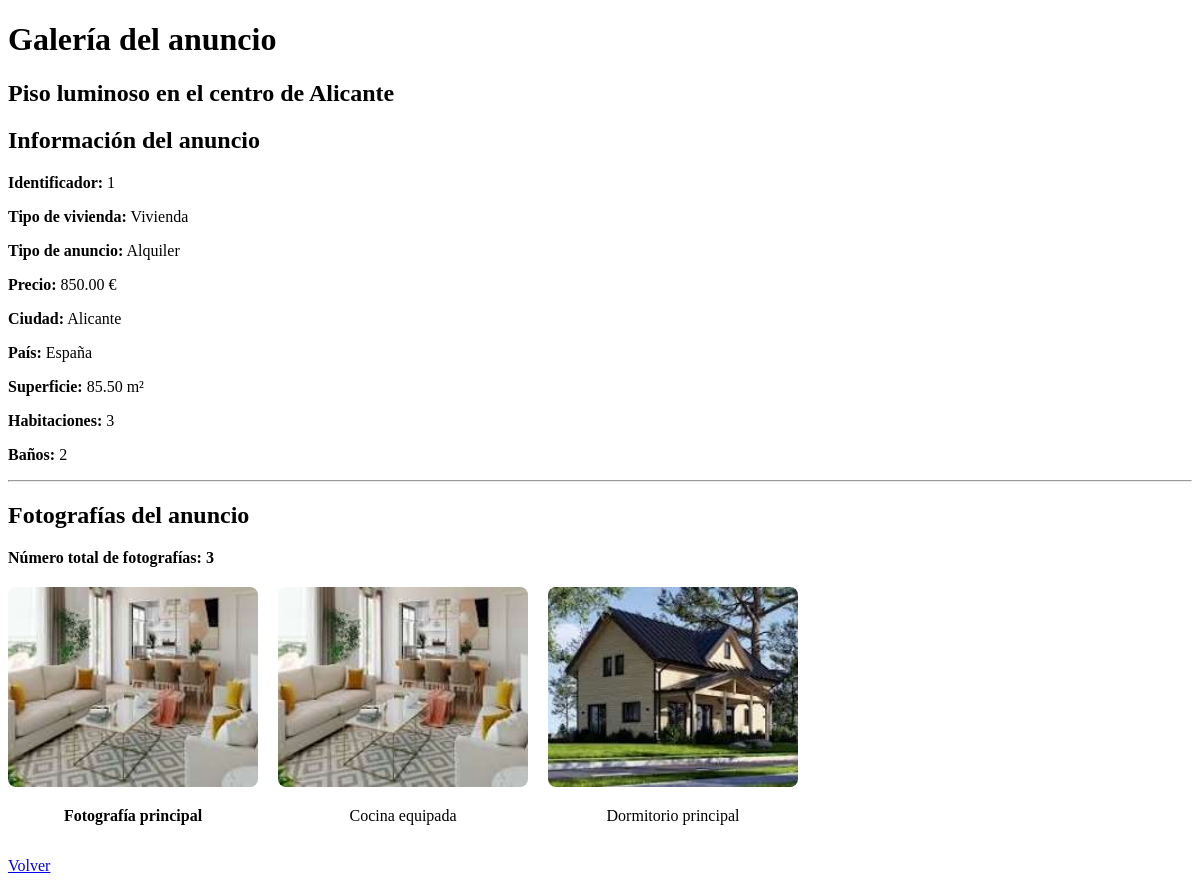
The app's page /verFotos.php?id=1 (signed in) with its own data.
### tables this page shows
CREATE TABLE Anuncios (
    IdAnuncio INT AUTO_INCREMENT PRIMARY KEY,
    TAnuncio SMALLINT NOT NULL,
    TVivienda SMALLINT NOT NULL,
    FPrincipal VARCHAR(255),
    Alternativo VARCHAR(255) NOT NULL,
    Titulo VARCHAR(255) NOT NULL,
    Precio DECIMAL(12, 2),
    Texto TEXT,
    Ciudad VARCHAR(150),
    Pais INT,
    Superficie DECIMAL(10, 2),
    NHabitaciones INT,
    NBanyos INT,
    Planta INT,
    Anyo INT,
    FRegistro TIMESTAMP DEFAULT CURRENT_TIMESTAMP,
    Usuario INT NOT NULL,
    CONSTRAINT chk_anuncios_alternativo CHECK (CHAR_LENGTH(Alternativo) >= 10),
    CONSTRAINT fk_anuncios_tanuncio
        FOREIGN KEY (TAnuncio) REFERENCES TiposAnuncios(IdTAnuncio)
        ON UPDATE CASCADE ON DELETE RESTRICT,
    CONSTRAINT fk_anuncios_tvivienda
        FOREIGN KEY (TVivienda) REFERENCES TiposViviendas(IdTVivienda)
        ON UPDATE CASCADE ON DELETE RESTRICT,
    CONSTRAINT fk_anuncios_pais
        FOREIGN KEY (Pais) REFERENCES Paises(IdPais)
        ON UPDATE CASCADE ON DELETE SET NULL,
    CONSTRAINT fk_anuncios_usuario
        FOREIGN KEY (Usuario) REFERENCES Usuarios(IdUsuario)
        ON UPDATE CASCADE ON DELETE CASCADE
);

CREATE TABLE TiposViviendas (
    IdTVivienda SMALLINT AUTO_INCREMENT PRIMARY KEY,
    NomTVivienda VARCHAR(100) NOT NULL
);

CREATE TABLE TiposAnuncios (
    IdTAnuncio SMALLINT AUTO_INCREMENT PRIMARY KEY,
    NomTAnuncio VARCHAR(100) NOT NULL
);

CREATE TABLE Paises (
    IdPais INT AUTO_INCREMENT PRIMARY KEY,
    NomPais VARCHAR(150) NOT NULL
);

CREATE TABLE Fotos (
    IdFoto INT AUTO_INCREMENT PRIMARY KEY,
    Titulo VARCHAR(255),
    Foto VARCHAR(255) NOT NULL,
    Alternativo VARCHAR(255) NOT NULL,
    Anuncio INT NOT NULL,
    CONSTRAINT chk_fotos_alternativo CHECK (CHAR_LENGTH(Alternativo) >= 10),
    CONSTRAINT fk_fotos_anuncio
        FOREIGN KEY (Anuncio) REFERENCES Anuncios(IdAnuncio)
        ON UPDATE CASCADE ON DELETE CASCADE
);

### verFotos.php (the view, shortened to what this page needs)
<?php
function ReadData()
{
    $id = $_GET["id"] ?? $_GET["Id"] ?? null;
    $id = (int)$id;
    $conn = OpenConnection();
    $sql = "SELECT
                A.IdAnuncio,
                A.Titulo,
                A.FPrincipal,
                A.Alternativo,
                A.Precio,
                A.Ciudad,
                P.NomPais AS Pais,
                TV.NomTVivienda AS TipoVivienda,
                TA.NomTAnuncio AS TipoAnuncio,
                A.Superficie,
                A.NHabitaciones,
                A.NBanyos
            FROM Anuncios A
            INNER JOIN TiposViviendas TV
                ON A.TVivienda = TV.IdTVivienda
            INNER JOIN TiposAnuncios TA
                ON A.TAnuncio = TA.IdTAnuncio
            LEFT JOIN Paises P
                ON A.Pais = P.IdPais
            WHERE A.IdAnuncio = ?";
    $stmt = $conn->prepare($sql);
    $stmt->bind_param("i", $id);
    $stmt->execute();
    $resultado = $stmt->get_result();
    $anuncio = $resultado->fetch_assoc();
    $sqlFotos = "SELECT
                    IdFoto,
                    Titulo,
                    Foto,
                    Alternativo
                 FROM Fotos
                 WHERE Anuncio = ?
                 ORDER BY IdFoto ASC";
    $stmtFotos = $conn->prepare($sqlFotos);
    $stmtFotos->bind_param("i", $id);
    $stmtFotos->execute();
    $resultadoFotos = $stmtFotos->get_result();
    $fotos = [];
    while ($foto = $resultadoFotos->fetch_assoc()) {
        $fotos[] = $foto;
    }
    $totalFotos = count($fotos);
    if (!empty($anuncio["FPrincipal"])) {
        $totalFotos++;
    }
    ?>
    <section>
        <h1>
            <?= htmlspecialchars($anuncio["Titulo"], ENT_QUOTES, "UTF-8") ?>
        </h1>
        <h2>Información del anuncio</h2>
        <p>
            <strong>Identificador:</strong>
            <?= (int)$anuncio["IdAnuncio"] ?>
        </p>
        <p>
            <strong>Tipo de vivienda:</strong>
            <?= htmlspecialchars($anuncio["TipoVivienda"], ENT_QUOTES, "UTF-8") ?>
        </p>
        <p>
            <strong>Tipo de anuncio:</strong>
            <?= htmlspecialchars($anuncio["TipoAnuncio"], ENT_QUOTES, "UTF-8") ?>
        </p>
        <p>
            <strong>Precio:</strong>
            <?= htmlspecialchars((string)$anuncio["Precio"], ENT_QUOTES, "UTF-8") ?> €
        </p>
        <p>
            <strong>Ciudad:</strong>
            <?= htmlspecialchars($anuncio["Ciudad"] ?? "", ENT_QUOTES, "UTF-8") ?>
        </p>
        <p>
            <strong>País:</strong>
            <?= htmlspecialchars($anuncio["Pais"] ?? "", ENT_QUOTES, "UTF-8") ?>
        </p>
        <p>
            <strong>Superficie:</strong>
            <?= htmlspecialchars((string)$anuncio["Superficie"], ENT_QUOTES, "UTF-8") ?> m²
        </p>
        <p>
            <strong>Habitaciones:</strong>
            <?= htmlspecialchars((string)$anuncio["NHabitaciones"], ENT_QUOTES, "UTF-8") ?>
        </p>
        <p>
            <strong>Baños:</strong>
            <?= htmlspecialchars((string)$anuncio["NBanyos"], ENT_QUOTES, "UTF-8") ?>
        </p>
        <hr>
        <h2>
            Fotografías del anuncio
        </h2>
        <p>
            <strong>
                Número total de fotografías:
                <?= $totalFotos ?>
            </strong>
        </p>
        <div class="galeria">
            <?php if (!empty($anuncio["FPrincipal"])): ?>
                <div class="foto">
                    <img
                        src="<?= htmlspecialchars($anuncio["FPrincipal"], ENT_QUOTES, "UTF-8") ?>"
                        alt="<?= htmlspecialchars($anuncio["Alternativo"], ENT_QUOTES, "UTF-8") ?>"
                    >
                    <p><strong>Fotografía principal</strong></p>
                </div>
            <?php endif; ?>
            <?php foreach ($fotos as $foto): ?>
                <div class="foto">
                    <img
                        src="<?= htmlspecialchars($foto["Foto"], ENT_QUOTES, "UTF-8") ?>"
                        alt="<?= htmlspecialchars($foto["Alternativo"], ENT_QUOTES, "UTF-8") ?>"
                    >
                    <p>
                        <?= htmlspecialchars($foto["Titulo"] ?? "", ENT_QUOTES, "UTF-8") ?>
                    </p>
                </div>
            <?php endforeach; ?>
        </div>
    </section>
    <?php
}
?>
<!DOCTYPE html>
<html lang="es">
<head>
</head>
<body>
    <h1>Galería del anuncio</h1>
    <?php ReadData(); ?>
    <p>
        <a href="javascript:history.back()">Volver</a>
    </p>
</body>
</html>

### verFotos.php (style rules this page uses)
.galeria { display: flex; flex-wrap: wrap; gap: 20px; margin-top: 20px; }
.foto { width: 250px; text-align: center; }
.foto img { width: 100%; height: 200px; object-fit: cover; border-radius: 8px; }

### records on screen
anuncios: Titulo "Piso luminoso en el centro de Alicante", IdAnuncio "1", TVivienda.NomTVivienda "Vivienda", TAnuncio.NomTAnuncio "Alquiler", Precio "850.00", Ciudad "Alicante", Pais.NomPais "España", Superficie "85.50", NHabitaciones "3", NBanyos "2", FPrincipal (picture)
fotos: Foto (picture), Titulo "Cocina equipada"
fotos: Foto (picture), Titulo "Dormitorio principal"

### other values on screen
$totalFotos "3"
